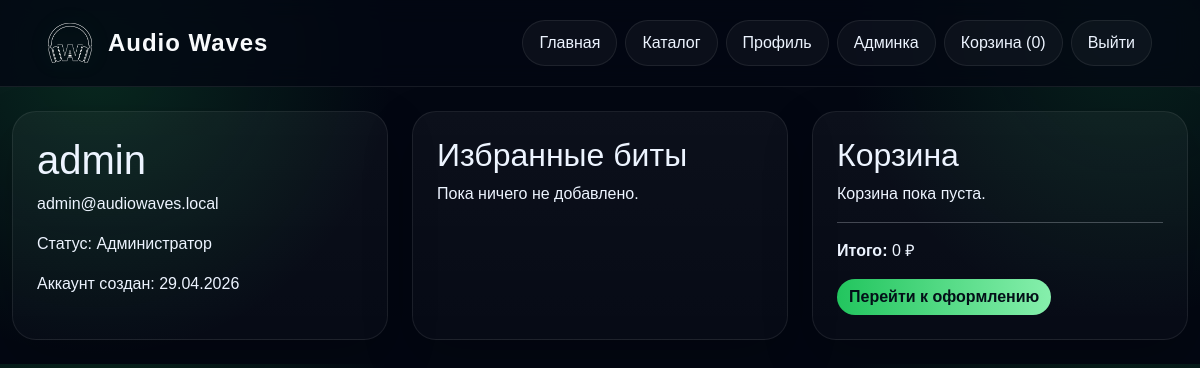
The app's page /profile (signed in) with its own data.
### models.py (models this page shows, shortened)
class User(UserMixin, db.Model):
    id = db.Column(db.Integer, primary_key=True)
    username = db.Column(db.String(80), unique=True, nullable=False)
    email = db.Column(db.String(120), unique=True, nullable=False)
    password_hash = db.Column(db.String(255), nullable=False)
    role = db.Column(db.String(20), default='user', nullable=False)
    created_at = db.Column(db.DateTime, default=datetime.utcnow)
    favorites = db.relationship('Favorite', backref='user', cascade='all, delete-orphan')
    cart_items = db.relationship('CartItem', backref='user', cascade='all, delete-orphan')
    submitted_beats = db.relationship('Beat', backref='submitted_by', cascade='all', foreign_keys='Beat.submitted_by_user_id')
    @property
    def is_admin(self):
        return self.role == 'admin'
    @property
    def is_beatmaker(self):
        return self.role == 'beatmaker'

### routes/store.py (the view)
    @app.route('/profile')
    @login_required
    def profile():
        favorites = Beat.query.join(Favorite, Favorite.beat_id == Beat.id).filter(Favorite.user_id == current_user.id).all()
        cart_items = Beat.query.join(CartItem, CartItem.beat_id == Beat.id).filter(CartItem.user_id == current_user.id).all()
        cart_total = sum(item.price for item in cart_items)
        submitted_beats = []
        if current_user.is_beatmaker:
            submitted_beats = Beat.query.filter_by(submitted_by_user_id=current_user.id).order_by(Beat.created_at.desc()).all()
        return render_template('profile.html', favorites=favorites, cart_items=cart_items, cart_total=cart_total, submitted_beats=submitted_beats)

### app.py (called while the page is built)
def create_app():
    app = Flask(__name__)
    app.config.from_object(Config)
    prepare_folders()
    db.init_app(app)
    login_manager.init_app(app)
    login_manager.login_view = 'login'
    login_manager.login_message = 'Сначала войдите в аккаунт.'
    @login_manager.user_loader
    def load_user(user_id):
        return db.session.get(User, int(user_id))
    register_context_processors(app)
    register_routes(app)
    with app.app_context():
        db.create_all()
        seed_data()
    return app

### context_processors.py (called while the page is built)
def register_context_processors(app):
    @app.context_processor
    def inject_cart_count():
        count = 0
        if current_user.is_authenticated:
            count = CartItem.query.filter_by(user_id=current_user.id).count()
        return {'cart_count': count}

### templates/profile.html (shortened to what this page needs)
{% extends 'base.html' %}
{% block content %}
<section class="profile-grid row g-4">
    <div class="col-lg-4"><div class="panel p-4 h-100">
        <h1>{{ current_user.username }}</h1>
        <p>{{ current_user.email }}</p>
        <p>Статус: {% if current_user.is_admin %}Администратор{% elif current_user.is_beatmaker %}Битмейкер{% else %}Пользователь{% endif %}</p>
        <p>Аккаунт создан: {{ current_user.created_at.strftime('%d.%m.%Y') }}</p>
    </div></div>
    <div class="col-lg-4"><div class="panel p-4 h-100">
        <h2>Избранные биты</h2>
        {% for beat in favorites %}
            <div class="list-item"><span>{{ beat.title }}</span><a href="{{ url_for('beat_detail', beat_id=beat.id) }}">Открыть</a></div>
        {% else %}
            <p>Пока ничего не добавлено.</p>
        {% endfor %}
    </div></div>
    <div class="col-lg-4"><div class="panel p-4 h-100">
        <h2>Корзина</h2>
        {% for beat in cart_items %}
            <div class="list-item"><span>{{ beat.title }} — {{ '%.0f'|format(beat.price) }} ₽</span><a href="{{ url_for('remove_from_cart', beat_id=beat.id) }}">Удалить</a></div>
        {% else %}
            <p>Корзина пока пуста.</p>
        {% endfor %}
        <hr>
        <p><strong>Итого:</strong> {{ '%.0f'|format(cart_total) }} ₽</p>
        <a class="btn" href="{{ url_for('checkout') }}">Перейти к оформлению</a>
    </div></div>
</section>
{% endblock %}

### static/style.css (style rules this page uses)
:root { --bg: #030712; --card: #0f1720; --line: rgba(255,255,255,0.08); --text: #edf4ff; --muted: #a7b7ce; --accent: #22c55e; --accent-2: #86efac; --danger: #ff6b6b; }
* { box-sizing: border-box; }
body { margin: 0; font-family: Arial, sans-serif; background: radial-gradient(circle at 8% 16%, rgba(34, 197, 94, 0.18), transparent 26%), radial-gradient(circle at 94% 10%, rgba(34, 197, 94, 0.14), transparent 24%), var(--bg); color: var(--text); }
a { color: inherit; text-decoration: none; }
.nav .nav-link, .btn { border-radius: 999px; transition: 0.2s; }
.hero, .panel, .featured-card, .beat-card, .empty-box, .stat-card, .feature-stat, .api-card { background: linear-gradient(180deg, rgba(255,255,255,0.04), rgba(255,255,255,0.02)); border: 1px solid var(--line); border-radius: 24px; box-shadow: 0 20px 50px rgba(0,0,0,0.22); }
button, .btn { border: none; background: linear-gradient(90deg, var(--accent), var(--accent-2)); color: #031018 !important; font-weight: 700; cursor: pointer; }
.btn, button, .auth-form button, .admin-form button, .filters-form button, .play-btn { color: #031018 !important; font-weight: 800 !important; }

### records on screen
User: username "admin", email "admin@audiowaves.local", created_at "29.04.2026"

### other values on screen
{{ cart_count }} "0"
{{ '%.0f'|format(cart_total) }} "0"
